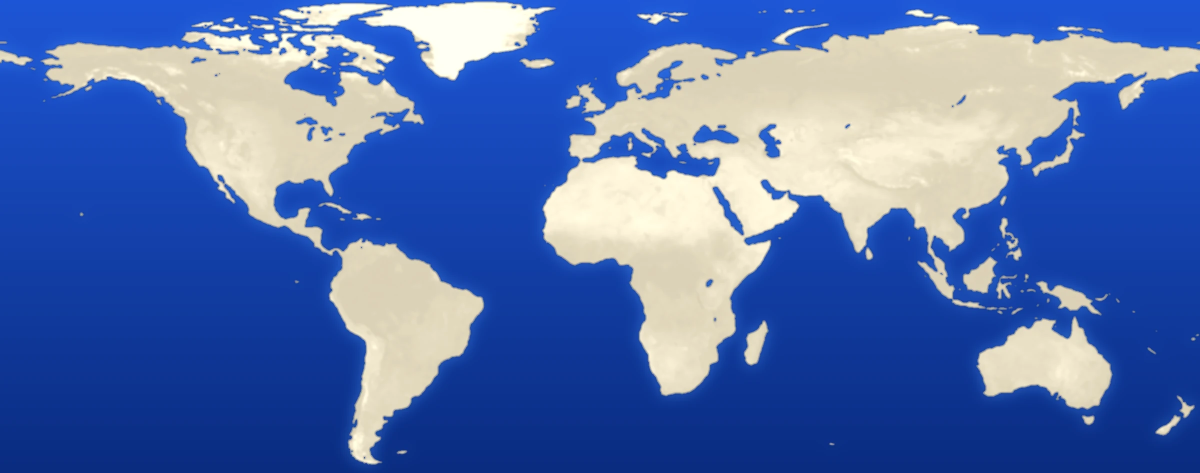
#> input picture assets/globe/world-card.webp, 2400 x 946 px (shown at 1/2 size)
$ python build-world-trait.py
#> lines starting #> are read from the running program, lines starting #| are printed output that depends on the picture; after the words box and inside, x2 and y2 are one past the last pixel; in counts of white or black regions, pixels touching at a corner belong together
#!/usr/bin/env python3
"""Fabrique assets/ui/monde-trait.svg (la carte du monde du passeport, au trait) et assets/ui/monde-terres.svg (les mêmes
terres, pleines).

Source : assets/globe/world-card.webp (la carte plate du passeport, scripts/build-world-card-map.py), donc la même
projection (équirectangulaire, 84°N → 58°S) et le même repère de 2400 × 946 : les points des spots se posent avec le
même calcul que passport.js. Le contour des terres est suivi, simplifié, et les îlots invisibles à petite taille sont
retirés. Le fichier sert de masque CSS (ui-nav.css) : le trait prend la couleur du thème.
"""
import pathlib
import numpy as np
from PIL import Image, ImageFilter
import contourpy

ROOT = pathlib.Path(__file__).resolve().parent.parent
W, H = 2400, 946
MIN_AREA = 190.0   # unités² du repère : en dessous, l'île fait moins d'un point à l'écran
TOL = 2.2          # tolérance de simplification (unités du repère)
STROKE = 11        # épaisseur du trait (unités du repère), environ 1,1 px sur un téléphone

img = Image.open(ROOT / "assets/globe/world-card.webp").convert("RGB")
#> img is the input picture: PIL image 2400x946 RGB; mean R, G, B 83.5, 111.8, 175.1
assert img.size == (W, H), img.size
a = np.asarray(img).astype(np.float32)
land = (a[..., 0] > a[..., 2]).astype(np.float32)          # terres sable (rouge > bleu), océan cobalt
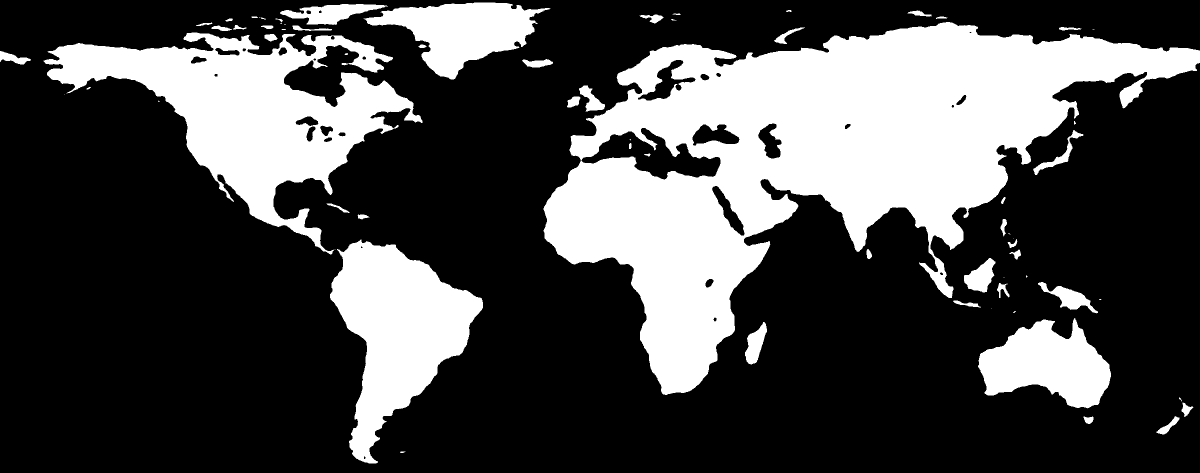
#> land: shape (946, 2400) float32 (shown at 1/2 size); values 0 (black) and 1 (white), 29% white; 68 white regions (18 under 20 px), largest, box (x1, y1, x2, y2) and area: (1087, 44, 2400, 790) 391553, (87, 65, 845, 509) 120077, (660, 479, 966, 927) 67747
soft = np.asarray(Image.fromarray((land * 255).astype(np.uint8)).filter(ImageFilter.GaussianBlur(1.6))).astype(np.float32) / 255
# Bord de 1 px d'océan : les terres coupées par le cadre se ferment sur le cadre.
pad = np.zeros((H + 2, W + 2), np.float32)
pad[1:-1, 1:-1] = soft
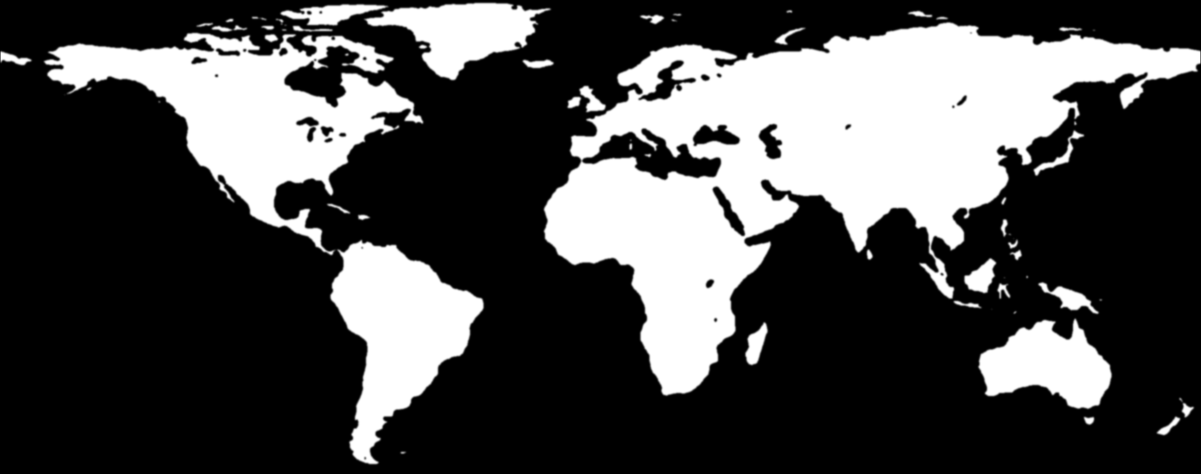
#> pad: shape (948, 2402) float32 (shown at 1/2 size); min 0, max 1, mean 0.289
lines = contourpy.contour_generator(z=pad, name="serial").lines(0.5)
#> lines = 84 point arrays, longest 6831 points


def area(p):
    x, y = p[:, 0], p[:, 1]
    return abs(float(np.dot(x, np.roll(y, -1)) - np.dot(y, np.roll(x, -1)))) / 2


def simplify(p, tol):
    """Douglas-Peucker, sans récursion."""
    n = len(p)
    keep = np.zeros(n, bool)
    keep[0] = keep[-1] = True
    stack = [(0, n - 1)]
    while stack:
        i, j = stack.pop()
        if j <= i + 1:
            continue
        seg = p[j] - p[i]
        d = p[i + 1:j] - p[i]
        length = float(np.hypot(*seg))
        dist = np.abs(seg[0] * d[:, 1] - seg[1] * d[:, 0]) / length if length > 1e-9 else np.hypot(d[:, 0], d[:, 1])
        k = int(np.argmax(dist))
        if dist[k] > tol:
            k += i + 1
            keep[k] = True
            stack += [(i, k), (k, j)]
    return p[keep]


parts, kept, points = [], 0, 0
for line in lines:
    p = np.asarray(line, np.float64) - 1.0   # retire le bord ajouté
    if len(p) < 4 or area(p) < MIN_AREA:
        continue
    half = len(p) // 2
    q = np.vstack([simplify(p[:half + 1], TOL), simplify(p[half:], TOL)[1:]])   # anneau fermé : deux moitiés
    if len(q) < 4:
        continue
    q = np.clip(np.round(q).astype(int), [0, 0], [W, H])
    d = np.diff(q, axis=0)
    parts.append(f"M{q[0][0]} {q[0][1]}l" + " ".join(f"{dx} {dy}" for dx, dy in d if dx or dy) + "z")
    kept += 1
    points += len(q)
#> this loop made 84 passes
#> (half, points) on passes 1, 2, 5, 8, 15, 18, 22, 25, 26, 29, 31, 33: (612, 55), (276, 76), (57, 83), (71, 93), (3415, 367), (48, 374), (94, 384), (2468, 598), (40, 605), (66, 613), (94, 624), (45, 630)
#> (x in area, y in area) on passes 11, 14: ([523.6, 524, 524.9, 524, 523.6], [36, 35.83, 36, 36.27, 36]), ([1344.6, 1345, 1345.6, 1345, 1344.6], [39, 38.83, 39, 39.25, 39])
#> after the loop, kept = 35; parts = 35 items; points = 1029

svg = (f'<svg xmlns="http://www.w3.org/2000/svg" viewBox="0 0 {W} {H}" fill="none" stroke="#000" stroke-width="{STROKE}" '
       f'stroke-linejoin="round" stroke-linecap="round"><path d="{"".join(parts)}"/></svg>\n')
out = ROOT / "assets/ui/monde-trait.svg"
out.parent.mkdir(parents=True, exist_ok=True)
out.write_text(svg, encoding="utf-8")
print(out.relative_to(ROOT), f"{kept} contours, {points} points, {len(svg)} octets")
#| assets/ui/monde-trait.svg 35 contours, 1029 points, 6308 octets

# Les mêmes terres, pleines (passe du 23 novembre 2026) : un second masque, pour teinter les terres sous le trait dans le
# résumé du passeport. Mêmes contours, donc même repère ; evenodd laisse les mers intérieures ouvertes.
fill = (f'<svg xmlns="http://www.w3.org/2000/svg" viewBox="0 0 {W} {H}" fill="#000" fill-rule="evenodd">'
        f'<path d="{"".join(parts)}"/></svg>\n')
out_fill = ROOT / "assets/ui/monde-terres.svg"
out_fill.write_text(fill, encoding="utf-8")
print(out_fill.relative_to(ROOT), f"{len(fill)} octets")
#| assets/ui/monde-terres.svg 6249 octets
